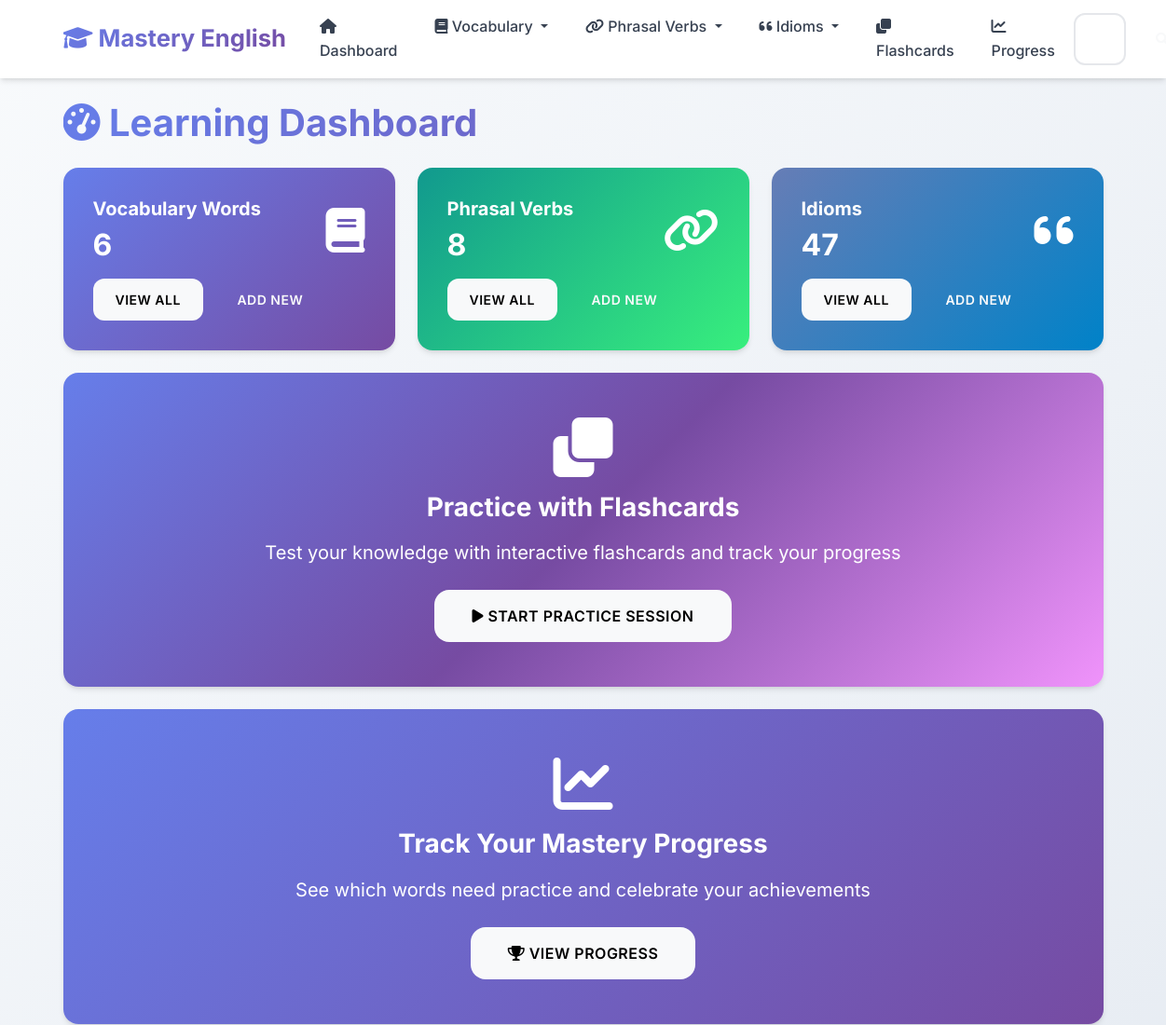
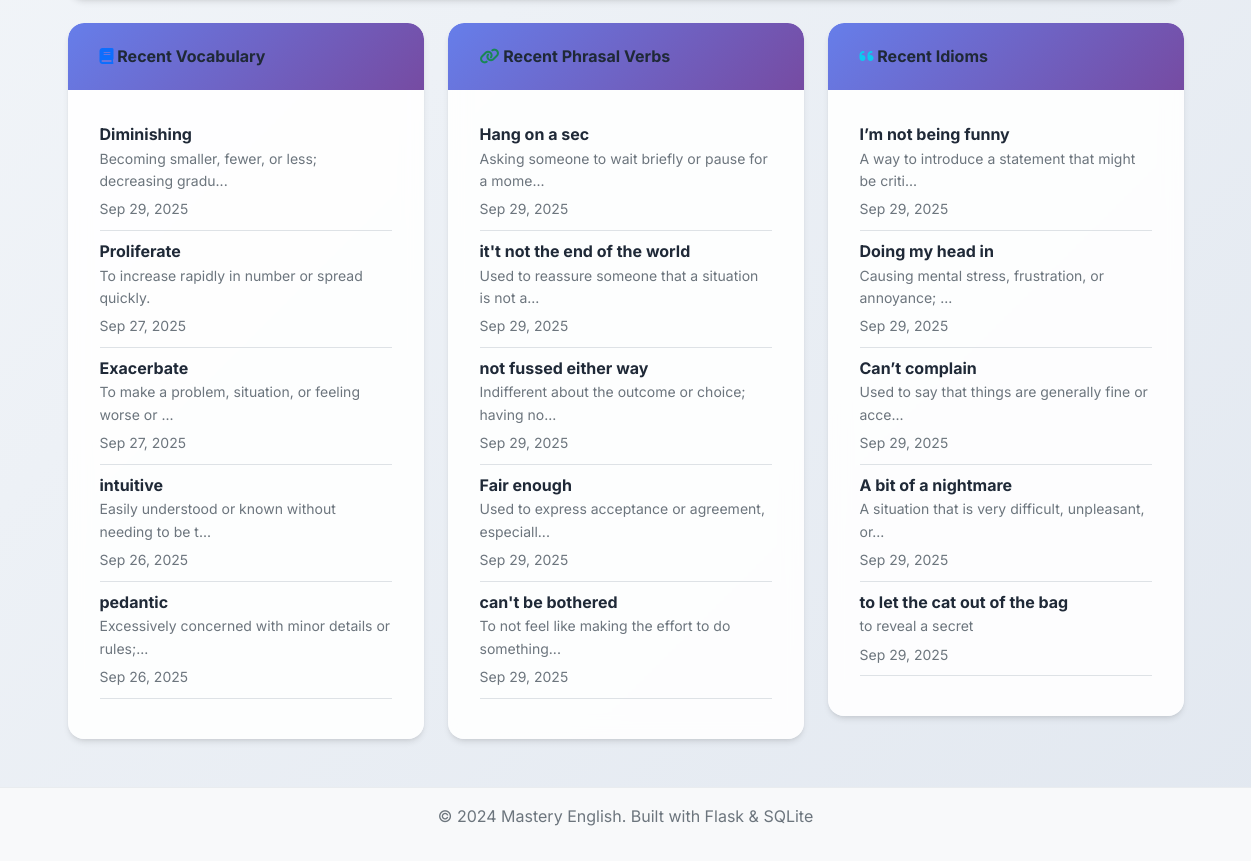
The page / on the database its author committed (2 pictures, top to bottom).
### app.py (models this page shows, shortened)
class VocabularyWord(db.Model):
    __tablename__ = 'vocabulary_words'
    id = db.Column(db.Integer, primary_key=True)
    word = db.Column(db.String(100), nullable=False)
    definition = db.Column(db.Text, nullable=False)
    example_sentence = db.Column(db.Text)
    pronunciation = db.Column(db.String(100))
    part_of_speech = db.Column(db.String(50))
    difficulty_level = db.Column(db.String(20), default='medium')
    date_added = db.Column(db.DateTime, default=datetime.utcnow)
    times_practiced = db.Column(db.Integer, default=0)
    last_practiced = db.Column(db.DateTime)
    mastery_level = db.Column(db.Integer, default=0)

class PhrasalVerb(db.Model):
    __tablename__ = 'phrasal_verbs'
    id = db.Column(db.Integer, primary_key=True)
    phrasal_verb = db.Column(db.String(100), nullable=False)
    meaning = db.Column(db.Text, nullable=False)
    example_sentence = db.Column(db.Text)
    separable = db.Column(db.Boolean, default=False)
    difficulty_level = db.Column(db.String(20), default='medium')
    date_added = db.Column(db.DateTime, default=datetime.utcnow)
    times_practiced = db.Column(db.Integer, default=0)
    last_practiced = db.Column(db.DateTime)
    mastery_level = db.Column(db.Integer, default=0)

class Idiom(db.Model):
    __tablename__ = 'idioms'
    id = db.Column(db.Integer, primary_key=True)
    idiom = db.Column(db.String(200), nullable=False)
    meaning = db.Column(db.Text, nullable=False)
    example_sentence = db.Column(db.Text)
    origin = db.Column(db.Text)
    difficulty_level = db.Column(db.String(20), default='medium')
    date_added = db.Column(db.DateTime, default=datetime.utcnow)
    times_practiced = db.Column(db.Integer, default=0)
    last_practiced = db.Column(db.DateTime)
    mastery_level = db.Column(db.Integer, default=0)

### app.py (the view)
@app.route('/')
def index():
    vocab_count = VocabularyWord.query.count()
    phrasal_count = PhrasalVerb.query.count()
    idiom_count = Idiom.query.count()
    recent_vocab = VocabularyWord.query.order_by(VocabularyWord.date_added.desc()).limit(5).all()
    recent_phrasal = PhrasalVerb.query.order_by(PhrasalVerb.date_added.desc()).limit(5).all()
    recent_idioms = Idiom.query.order_by(Idiom.date_added.desc()).limit(5).all()
    return render_template('index.html',
                         vocab_count=vocab_count,
                         phrasal_count=phrasal_count,
                         idiom_count=idiom_count,
                         recent_vocab=recent_vocab,
                         recent_phrasal=recent_phrasal,
                         recent_idioms=recent_idioms)

### templates/index.html (shortened to what this page needs)
{% extends "base.html" %}
{% block content %}
<div class="row">
    <div class="col-12">
        <h1 class="mb-4">
            <i class="fas fa-tachometer-alt"></i> Learning Dashboard
        </h1>
    </div>
</div>
<div class="row mb-4">
    <div class="col-md-4">
        <div class="card dashboard-card text-white" style="background: var(--gradient-primary);">
            <div class="card-body">
                <div class="d-flex justify-content-between">
                    <div>
                        <h5 class="card-title text-white">Vocabulary Words</h5>
                        <h2 class="mb-0 text-white">{{ vocab_count }}</h2>
                    </div>
                    <div class="align-self-center floating-element">
                        <i class="fas fa-book fa-3x"></i>
                    </div>
                </div>
                <div class="mt-3">
                    <a href="{{ url_for('vocabulary_list') }}" class="btn btn-light btn-sm me-2">View All</a>
                    <a href="{{ url_for('add_vocabulary') }}" class="btn btn-outline-light btn-sm">Add New</a>
                </div>
            </div>
        </div>
    </div>
    <div class="col-md-4">
        <div class="card dashboard-card text-white" style="background: var(--gradient-success);">
            <div class="card-body">
                <div class="d-flex justify-content-between">
                    <div>
                        <h5 class="card-title text-white">Phrasal Verbs</h5>
                        <h2 class="mb-0 text-white">{{ phrasal_count }}</h2>
                    </div>
                    <div class="align-self-center floating-element">
                        <i class="fas fa-link fa-3x"></i>
                    </div>
                </div>
                <div class="mt-3">
                    <a href="{{ url_for('phrasal_verbs_list') }}" class="btn btn-light btn-sm me-2">View All</a>
                    <a href="{{ url_for('add_phrasal_verb') }}" class="btn btn-outline-light btn-sm">Add New</a>
                </div>
            </div>
        </div>
    </div>
    <div class="col-md-4">
        <div class="card dashboard-card text-white" style="background: var(--gradient-info);">
            <div class="card-body">
                <div class="d-flex justify-content-between">
                    <div>
                        <h5 class="card-title text-white">Idioms</h5>
                        <h2 class="mb-0 text-white">{{ idiom_count }}</h2>
                    </div>
                    <div class="align-self-center floating-element">
                        <i class="fas fa-quote-left fa-3x"></i>
                    </div>
                </div>
                <div class="mt-3">
                    <a href="{{ url_for('idioms_list') }}" class="btn btn-light btn-sm me-2">View All</a>
                    <a href="{{ url_for('add_idiom') }}" class="btn btn-outline-light btn-sm">Add New</a>
                </div>
            </div>
        </div>
    </div>
</div>
<div class="row mb-4">
    <div class="col-12">
        <div class="card dashboard-card" style="background: var(--gradient-hero); color: white;">
            <div class="card-body text-center py-5">
                <div class="floating-element">
                    <i class="fas fa-clone fa-4x mb-3"></i>
                </div>
                <h3 class="card-title text-white mb-3">
                    Practice with Flashcards
                </h3>
                <p class="card-text text-white fs-5 mb-4">Test your knowledge with interactive flashcards and track your progress</p>
                <a href="{{ url_for('flashcards_menu') }}" class="btn btn-light btn-lg pulse-primary">
                    <i class="fas fa-play"></i> Start Practice Session
                </a>
            </div>
        </div>
    </div>
</div>
<div class="row mb-4">
    <div class="col-12">
        <div class="card dashboard-card" style="background: linear-gradient(135deg, #667eea 0%, #764ba2 100%); color: white;">
            <div class="card-body text-center py-5">
                <div class="floating-element">
                    <i class="fas fa-chart-line fa-4x mb-3"></i>
                </div>
                <h3 class="card-title text-white mb-3">
                    Track Your Mastery Progress
                </h3>
                <p class="card-text text-white fs-5 mb-4">See which words need practice and celebrate your achievements</p>
                <a href="{{ url_for('progress') }}" class="btn btn-light btn-lg pulse-primary">
                    <i class="fas fa-trophy"></i> View Progress
                </a>
            </div>
        </div>
    </div>
</div>
<div class="row">
    <div class="col-md-4">
        <div class="card">
            <div class="card-header">
                <h6 class="mb-0">
                    <i class="fas fa-book text-primary"></i> Recent Vocabulary
                </h6>
            </div>
            <div class="card-body">
                {% if recent_vocab %}
                    {% for word in recent_vocab %}
                        <div class="border-bottom pb-2 mb-2">
                            <strong>{{ word.word }}</strong>
                            <p class="mb-1 text-muted small">{{ word.definition[:50] }}{% if word.definition|length > 50 %}...{% endif %}</p>
                            <small class="text-muted">{{ word.date_added.strftime('%b %d, %Y') }}</small>
                        </div>
                    {% endfor %}
                {% else %}
                    <p class="text-muted">No vocabulary words yet.</p>
                {% endif %}
            </div>
        </div>
    </div>
    <div class="col-md-4">
        <div class="card">
            <div class="card-header">
                <h6 class="mb-0">
                    <i class="fas fa-link text-success"></i> Recent Phrasal Verbs
                </h6>
            </div>
            <div class="card-body">
                {% if recent_phrasal %}
                    {% for phrasal in recent_phrasal %}
                        <div class="border-bottom pb-2 mb-2">
                            <strong>{{ phrasal.phrasal_verb }}</strong>
                            <p class="mb-1 text-muted small">{{ phrasal.meaning[:50] }}{% if phrasal.meaning|length > 50 %}...{% endif %}</p>
                            <small class="text-muted">{{ phrasal.date_added.strftime('%b %d, %Y') }}</small>
                        </div>
                    {% endfor %}
                {% else %}
                    <p class="text-muted">No phrasal verbs yet.</p>
                {% endif %}
            </div>
        </div>
    </div>
    <div class="col-md-4">
        <div class="card">
            <div class="card-header">
                <h6 class="mb-0">
                    <i class="fas fa-quote-left text-info"></i> Recent Idioms
                </h6>
            </div>
            <div class="card-body">
                {% if recent_idioms %}
                    {% for idiom in recent_idioms %}
                        <div class="border-bottom pb-2 mb-2">
                            <strong>{{ idiom.idiom }}</strong>
                            <p class="mb-1 text-muted small">{{ idiom.meaning[:50] }}{% if idiom.meaning|length > 50 %}...{% endif %}</p>
                            <small class="text-muted">{{ idiom.date_added.strftime('%b %d, %Y') }}</small>
                        </div>
                    {% endfor %}
                {% else %}
                    <p class="text-muted">No idioms yet.</p>
                {% endif %}
            </div>
        </div>
    </div>
</div>
{% endblock %}

### static/css/style.css (style rules this page uses)
:root { --primary-color: #6366f1; --primary-dark: #4f46e5; --primary-light: #8b5cf6; --success-color: #10b981; --success-dark: #059669; --info-color: #06b6d4; --info-dark: #0891b2; --warning-color: #f59e0b; --warning-dark: #d97706; --danger-color: #ef4444; --danger-dark: #dc2626; --light-color: #f8fafc; --dark-color: #1e293b; --gray-50: #f9fafb; --gray-100: #f3f4f6; --gray-200: #e5e7eb; --gray-300: #d1d5db; --gray-400: #9ca3af; --gray-500: #6b7280; --gray-600: #4b5563; --gray-700: #374151; --gray-800: #1f2937; --gray-900: #111827; --gradient-primary: linear-gradient(135deg, #667eea 0%, #764ba2 100%); --gradient-success: linear-gradient(135deg, #11998e 0%, #38ef7d 100%); --gradient-info: linear-gradient(135deg, #667db6 0%, #0082c8 100%); --gradient-warning: linear-gradient(135deg, #f093fb 0%, #f5576c 100%); --gradient-hero: linear-gradient(135deg, #667eea 0%, #764ba2 50%, #f093fb 100%); --shadow-sm: 0 1px 2px 0 rgba(0, 0, 0, 0.05); --shadow: 0 4px 6px -1px rgba(0, 0, 0, 0.1), 0 2px 4px -1px rgba(0, 0, 0, 0.06); --shadow-md: 0 10px 15px -3px rgba(0, 0, 0, 0.1), 0 4px 6px -2px rgba(0, 0, 0, 0.05); --shadow-lg: 0 20px 25px -5px rgba(0, 0, 0, 0.1), 0 10px 10px -5px rgba(0, 0, 0, 0.04); --shadow-xl: 0 25px 50px -12px rgba(0, 0, 0, 0.25); }
body { font-family: 'Inter', 'Segoe UI', -apple-system, BlinkMacSystemFont, sans-serif; background: linear-gradient(135deg, #f8fafc 0%, #e2e8f0 100%); min-height: 100vh; line-height: 1.6; color: var(--gray-800); }
.card { border: none; border-radius: 16px; background: rgba(255, 255, 255, 0.9); backdrop-filter: blur(10px); box-shadow: var(--shadow); transition: all 0.4s cubic-bezier(0.4, 0, 0.2, 1); position: relative; overflow: hidden; }
.card::before { content: ''; position: absolute; top: 0; left: 0; width: 100%; height: 2px; background: var(--gradient-primary); transform: scaleX(0); transition: transform 0.3s ease; }
.card-header { background: var(--gradient-primary); color: white; border-bottom: none; border-radius: 16px 16px 0 0 !important; padding: 1.5rem 2rem; font-weight: 600; }
.card-body { padding: 2rem; }
.btn { border-radius: 12px; font-weight: 600; padding: 0.75rem 1.5rem; text-transform: uppercase; letter-spacing: 0.5px; font-size: 0.875rem; transition: all 0.3s cubic-bezier(0.4, 0, 0.2, 1); position: relative; overflow: hidden; border: none; }
.btn::before { content: ''; position: absolute; top: 0; left: -100%; width: 100%; height: 100%; background: linear-gradient(90deg, transparent, rgba(255,255,255,0.2), transparent); transition: left 0.5s; }
.btn-lg { padding: 1rem 2.5rem; font-size: 1rem; border-radius: 16px; }
.dashboard-card { transition: all 0.4s cubic-bezier(0.4, 0, 0.2, 1); position: relative; overflow: hidden; }
.dashboard-card::before { content: ''; position: absolute; top: 0; left: 0; width: 100%; height: 4px; background: var(--gradient-primary); transform: scaleX(0); transition: transform 0.3s ease; }
h1, h2, h3, h4, h5, h6 { font-weight: 700; color: var(--gray-800); }
h1 { background: var(--gradient-primary); -webkit-background-clip: text; -webkit-text-fill-color: transparent; background-clip: text; }
.fa, .fas, .far { transition: all 0.3s ease; }
.floating-element { animation: float 3s ease-in-out infinite; }
.pulse-primary { animation: pulse 2s infinite; }

### rows shown on the page
VocabularyWord: word "Diminishing", definition "Becoming smaller, fewer, or less; decreasing gradu", date_added "Sep 29, 2025"
VocabularyWord: word "Proliferate", definition "To increase rapidly in number or spread quickly.", date_added "Sep 27, 2025"
VocabularyWord: word "Exacerbate", definition "To make a problem, situation, or feeling worse or", date_added "Sep 27, 2025"
VocabularyWord: word "intuitive", definition "Easily understood or known without needing to be t", date_added "Sep 26, 2025"
VocabularyWord: word "pedantic", definition "Excessively concerned with minor details or rules;", date_added "Sep 26, 2025"
PhrasalVerb: phrasal_verb "Hang on a sec", meaning "Asking someone to wait briefly or pause for a mome", date_added "Sep 29, 2025"
PhrasalVerb: phrasal_verb "it't not the end of the world", meaning "Used to reassure someone that a situation is not a", date_added "Sep 29, 2025"
PhrasalVerb: phrasal_verb "not fussed either way", meaning "Indifferent about the outcome or choice; having no", date_added "Sep 29, 2025"
PhrasalVerb: phrasal_verb "Fair enough", meaning "Used to express acceptance or agreement, especiall", date_added "Sep 29, 2025"
PhrasalVerb: phrasal_verb "can't be bothered", meaning "To not feel like making the effort to do something", date_added "Sep 29, 2025"
Idiom: idiom "I’m not being funny", meaning "A way to introduce a statement that might be criti", date_added "Sep 29, 2025"
Idiom: idiom "Doing my head in", meaning "Causing mental stress, frustration, or annoyance;", date_added "Sep 29, 2025"
Idiom: idiom "Can’t complain", meaning "Used to say that things are generally fine or acce", date_added "Sep 29, 2025"
Idiom: idiom "A bit of a nightmare", meaning "A situation that is very difficult, unpleasant, or", date_added "Sep 29, 2025"
Idiom: idiom "to let the cat out of the bag", meaning "to reveal a secret", date_added "Sep 29, 2025"

### other values the page prints
{{ vocab_count }} "6"
{{ phrasal_count }} "8"
{{ idiom_count }} "47"
